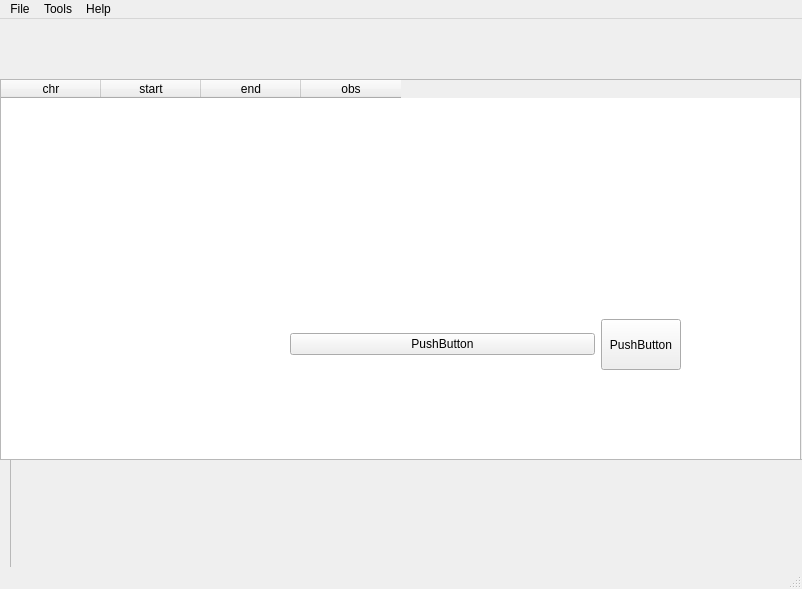
<?xml version="1.0" encoding="UTF-8"?>
<ui version="4.0">
 <class>MainWindow</class>
 <widget class="QMainWindow" name="MainWindow">
  <property name="geometry">
   <rect>
    <x>0</x>
    <y>0</y>
    <width>802</width>
    <height>589</height>
   </rect>
  </property>
  <property name="windowTitle">
   <string>MainWindow</string>
  </property>
  <widget class="QWidget" name="centralwidget">
   <widget class="QFrame" name="frame">
    <property name="geometry">
     <rect>
      <x>10</x>
      <y>440</y>
      <width>801</width>
      <height>141</height>
     </rect>
    </property>
    <property name="frameShape">
     <enum>QFrame::StyledPanel</enum>
    </property>
    <property name="frameShadow">
     <enum>QFrame::Raised</enum>
    </property>
   </widget>
   <widget class="QTableWidget" name="table1">
    <property name="geometry">
     <rect>
      <x>0</x>
      <y>60</y>
      <width>801</width>
      <height>381</height>
     </rect>
    </property>
    <column>
     <property name="text">
      <string>chr</string>
     </property>
    </column>
    <column>
     <property name="text">
      <string>start</string>
     </property>
    </column>
    <column>
     <property name="text">
      <string>end</string>
     </property>
    </column>
    <column>
     <property name="text">
      <string>obs</string>
     </property>
    </column>
   </widget>
   <widget class="QWidget" name="horizontalLayoutWidget">
    <property name="geometry">
     <rect>
      <x>210</x>
      <y>190</y>
      <width>160</width>
      <height>80</height>
     </rect>
    </property>
    <layout class="QHBoxLayout" name="horizontalLayout"/>
   </widget>
   <widget class="QWidget" name="horizontalLayoutWidget_2">
    <property name="geometry">
     <rect>
      <x>290</x>
      <y>300</y>
      <width>391</width>
      <height>51</height>
     </rect>
    </property>
    <layout class="QHBoxLayout" name="horizontalLayout_2">
     <property name="sizeConstraint">
      <enum>QLayout::SetNoConstraint</enum>
     </property>
     <item>
      <widget class="QPushButton" name="pushButton_4">
       <property name="sizePolicy">
        <sizepolicy hsizetype="Preferred" vsizetype="Fixed">
         <horstretch>0</horstretch>
         <verstretch>0</verstretch>
        </sizepolicy>
       </property>
       <property name="text">
        <string>PushButton</string>
       </property>
      </widget>
     </item>
     <item>
      <widget class="QPushButton" name="pushButton_3">
       <property name="sizePolicy">
        <sizepolicy hsizetype="Fixed" vsizetype="Preferred">
         <horstretch>0</horstretch>
         <verstretch>0</verstretch>
        </sizepolicy>
       </property>
       <property name="text">
        <string>PushButton</string>
       </property>
      </widget>
     </item>
    </layout>
   </widget>
  </widget>
  <widget class="QMenuBar" name="menubar">
   <property name="geometry">
    <rect>
     <x>0</x>
     <y>0</y>
     <width>802</width>
     <height>22</height>
    </rect>
   </property>
   <widget class="QMenu" name="menuFile">
    <property name="title">
     <string>File</string>
    </property>
    <addaction name="actionload_VCS"/>
   </widget>
   <widget class="QMenu" name="menuTools">
    <property name="title">
     <string>Tools</string>
    </property>
    <addaction name="actionSearch"/>
   </widget>
   <widget class="QMenu" name="menuHelp">
    <property name="title">
     <string>Help</string>
    </property>
   </widget>
   <addaction name="menuFile"/>
   <addaction name="menuTools"/>
   <addaction name="menuHelp"/>
  </widget>
  <widget class="QStatusBar" name="statusbar"/>
  <action name="actionload_VCS">
   <property name="text">
    <string>load VCS</string>
   </property>
  </action>
  <action name="actionSearch">
   <property name="text">
    <string>Search</string>
   </property>
  </action>
 </widget>
 <resources/>
 <connections/>
</ui>
